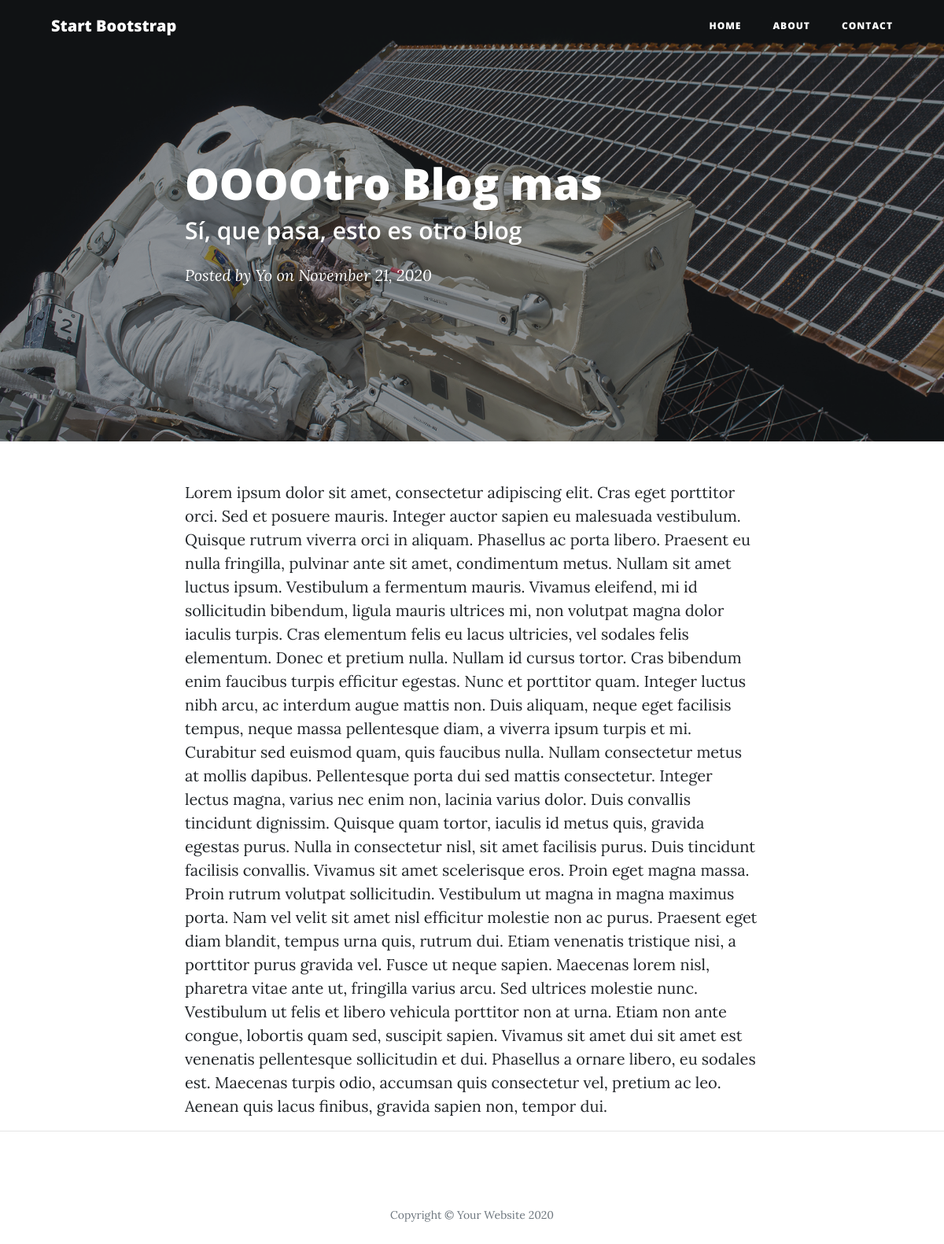
/post/6, run on an earlier commit of the app's database.
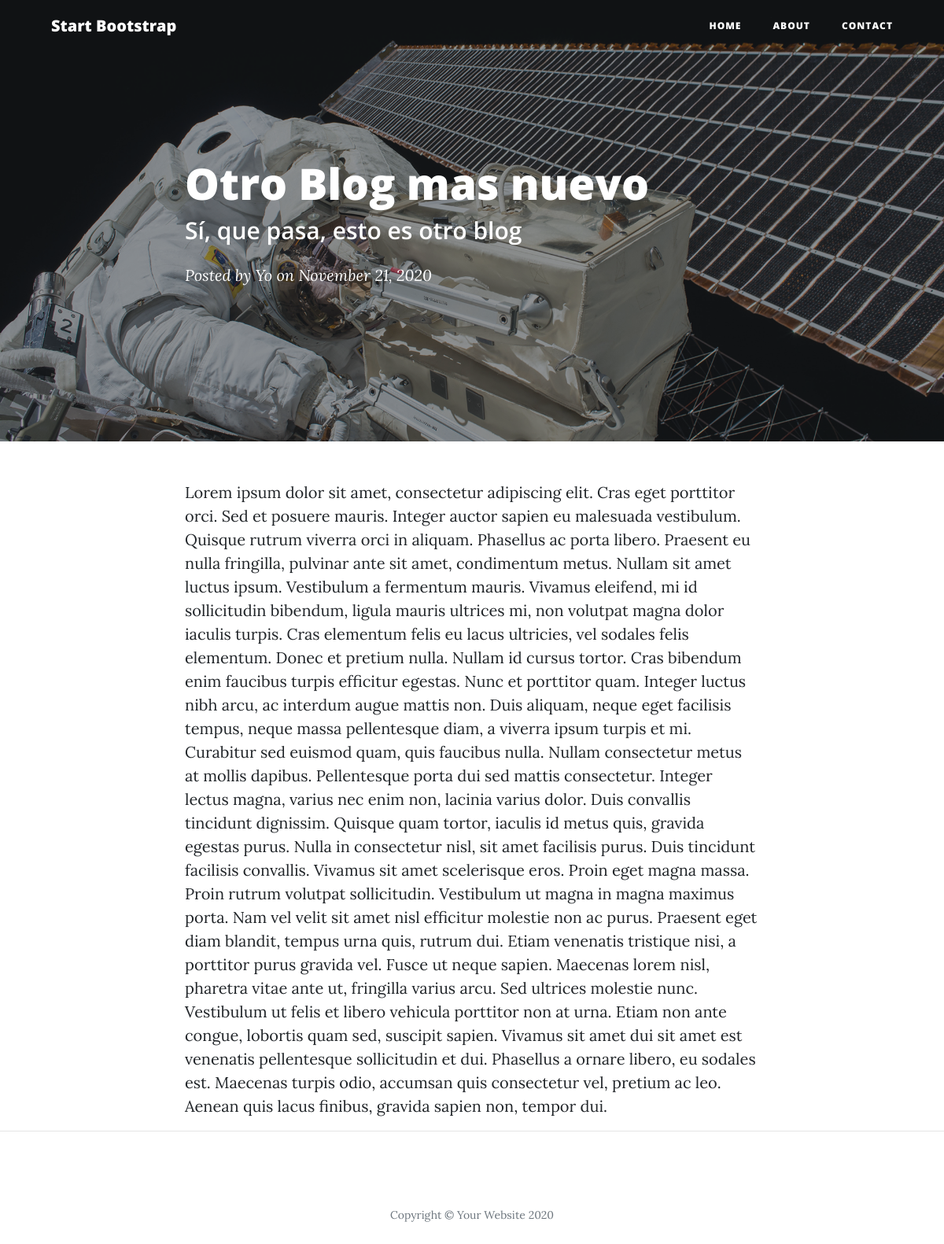
And on a later commit of the database.
### app.py (models this page shows)
class Blogpost(db.Model):
    id = db.Column(db.Integer, primary_key=True)
    title = db.Column(db.String(50))
    subtitle = db.Column(db.String(50))
    author = db.Column(db.String(20))
    date_posted = db.Column(db.DateTime)
    content = db.Column(db.Text)

### app.py (the view)
@app.route('/post/<int:post_id>')
def post(post_id):
    post = Blogpost.query.filter_by(id=post_id).one()
    return render_template('post.html', post=post)

### templates/post.html (shortened to what this page needs)
<!DOCTYPE html>
<html lang="en">
<head>
  <link href="{{ url_for('static', filename = 'bootstrap.min.css') }}" rel="stylesheet">
  <link href="{{ url_for('static', filename = 'all.min.css') }}" rel="stylesheet" type="text/css">
  <link href="{{ url_for('static', filename = 'clean-blog.min.css') }}" rel="stylesheet">
</head>
<body>
  <nav class="navbar navbar-expand-lg navbar-light fixed-top" id="mainNav">
    <div class="container">
      <a class="navbar-brand" href="{{ url_for('index') }}">Start Bootstrap</a>
      <div class="collapse navbar-collapse" id="navbarResponsive">
        <ul class="navbar-nav ml-auto">
          <li class="nav-item">
            <a class="nav-link" href="{{ url_for('index') }}">Home</a>
          </li>
          <li class="nav-item">
            <a class="nav-link" href="{{ url_for('about') }}">About</a>
          </li>
          <li class="nav-item">
            <a class="nav-link" href="{{ url_for('contact') }}">Contact</a>
          </li>
        </ul>
      </div>
    </div>
  </nav>
  <header class="masthead" style="background-image: url('{{ url_for("static", filename = "post-bg.jpg") }}')">
    <div class="overlay"></div>
    <div class="container">
      <div class="row">
        <div class="col-lg-8 col-md-10 mx-auto">
          <div class="post-heading">
            <h1>{{ post.title }}</h1>
            <h2 class="subheading">{{ post.subtitle }}</h2>
            <span class="meta">Posted by
              {{ post.author }}
              on {{post.date_posted.strftime('%B %d, %Y')}}</span>
          </div>
        </div>
      </div>
    </div>
  </header>
  <article>
    <div class="container">
      <div class="row">
        <div class="col-lg-8 col-md-10 mx-auto">
          {{ post.content|safe }}
        </div>
      </div>
    </div>
  </article>
  <hr>
  <footer>
    <div class="container">
      <div class="row">
        <div class="col-lg-8 col-md-10 mx-auto">
          <p class="copyright text-muted">Copyright &copy; Your Website 2020</p>
        </div>
      </div>
    </div>
  </footer>
</body>
</html>

What changed in the data, as far as the page shows it:
changed Blogpost "Sí, que pasa, esto es otro blog": title "OOOOtro Blog mas" → "Otro Blog mas nuevo"
